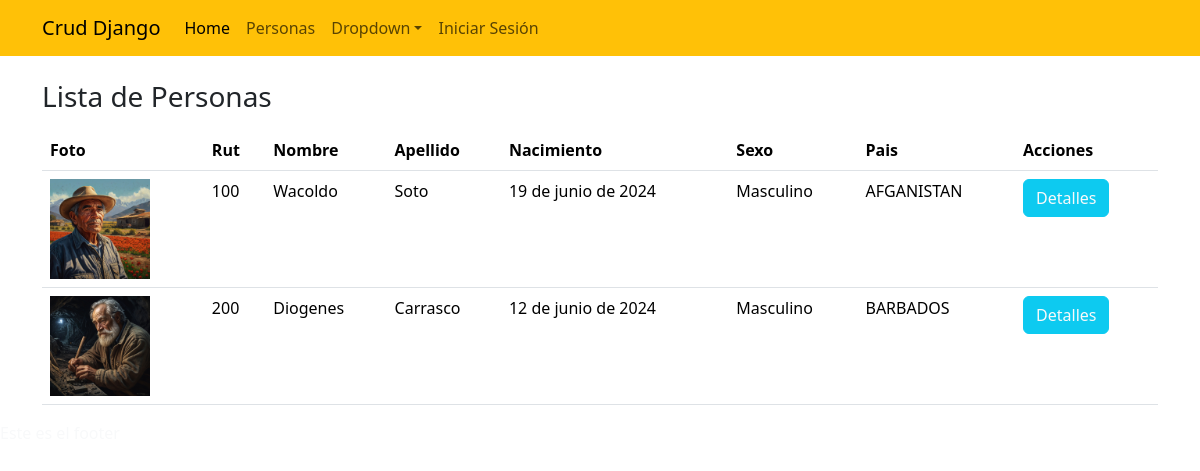
Page /personas/ on the earlier database version.
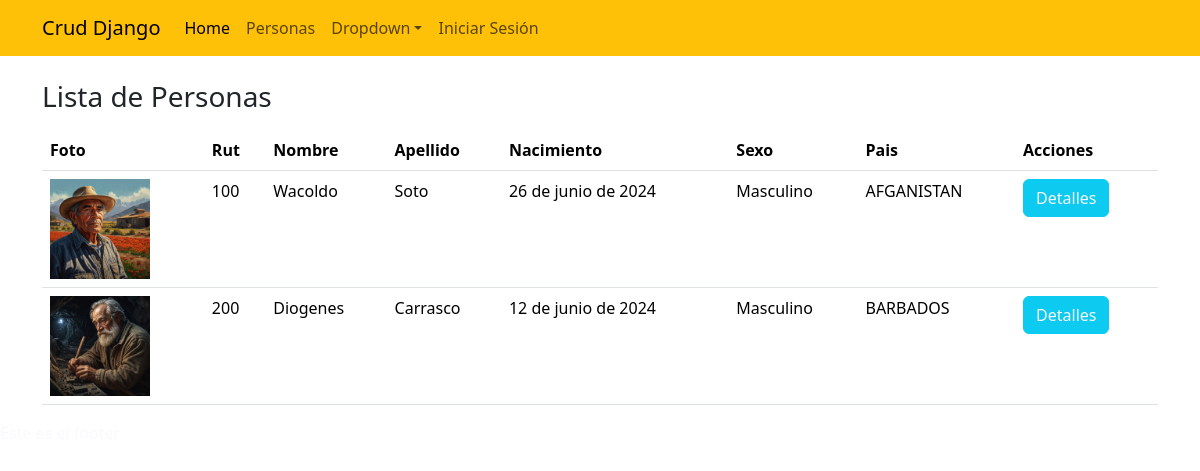
Same page on the later database version.
### app_orm/models.py (models this page shows, shortened)
class Persona(models.Model):
    rut=models.CharField(max_length=10, primary_key=True, null=False)
    nombre=models.CharField(max_length=50, null=False)
    apellido=models.CharField(max_length=50, null=False)
    foto=models.ImageField("Imagen",upload_to='personas',null=True)
    f_nacto=models.DateField("Fecha de Nacimiento")
    sexo=models.CharField(max_length=10, default='Otro', choices=TIPO_SEXO)
    pais=models.CharField(max_length=50, choices=LISTA_PAISES, default='CL')

### app_orm/views.py (the view)
# urls.py: path('personas/',personas,name='personas'),
def personas(request):
    personas=Persona.objects.all()
    usuario=request.user
    print("PERMISOS********",usuario.get_all_permissions())
    agregar=usuario.has_perm('app_orm.add_persona')
    print(agregar)
    datos={
        "personas":personas,
        "agregar":agregar
    }
    return render(request,'app_orm/personas.html',datos)

### app_orm/templates/app_orm/personas.html (shortened to what this page needs)
{% extends "app_orm/base.html" %}
{% load static %}
{% block contenido %}
<div class="container mt-4">
    <h3>Lista de Personas</h3>
    <div class="mt-3">
        <table class="table table-hover">
            <thead>
                <tr>
                    <th>Foto</th>
                    <th>Rut</th>
                    <th>Nombre</th>
                    <th>Apellido</th>
                    <th>Nacimiento</th>
                    <th>Sexo</th>
                    <th>Pais</th>
                    <th>Acciones</th>
                </tr>
            </thead>
            <tbody>
                {% for p in personas %}
                <tr>
                    <td><img src="{{p.foto.url}}" alt="foto" height="100"></td>
                    <td>{{p.rut}}</td>
                    <td>{{p.nombre}}</td>
                    <td>{{p.apellido}}</td>
                    <td>{{p.f_nacto}}</td>
                    <td>{{p.sexo}}</td>
                    <td>{{p.pais}}</td>
                    <td><a href="{% url "detallepersona" p.rut %}" role="button" class="btn btn-info text-light">Detalles</a></td>
                </tr>
                {% endfor %}
            </tbody>
        </table>
    </div>
</div>
{% endblock contenido %}

Differences in the rows shown:
changed Persona "Wacoldo": f_nacto "19 de junio de 2024" → "26 de junio de 2024"
